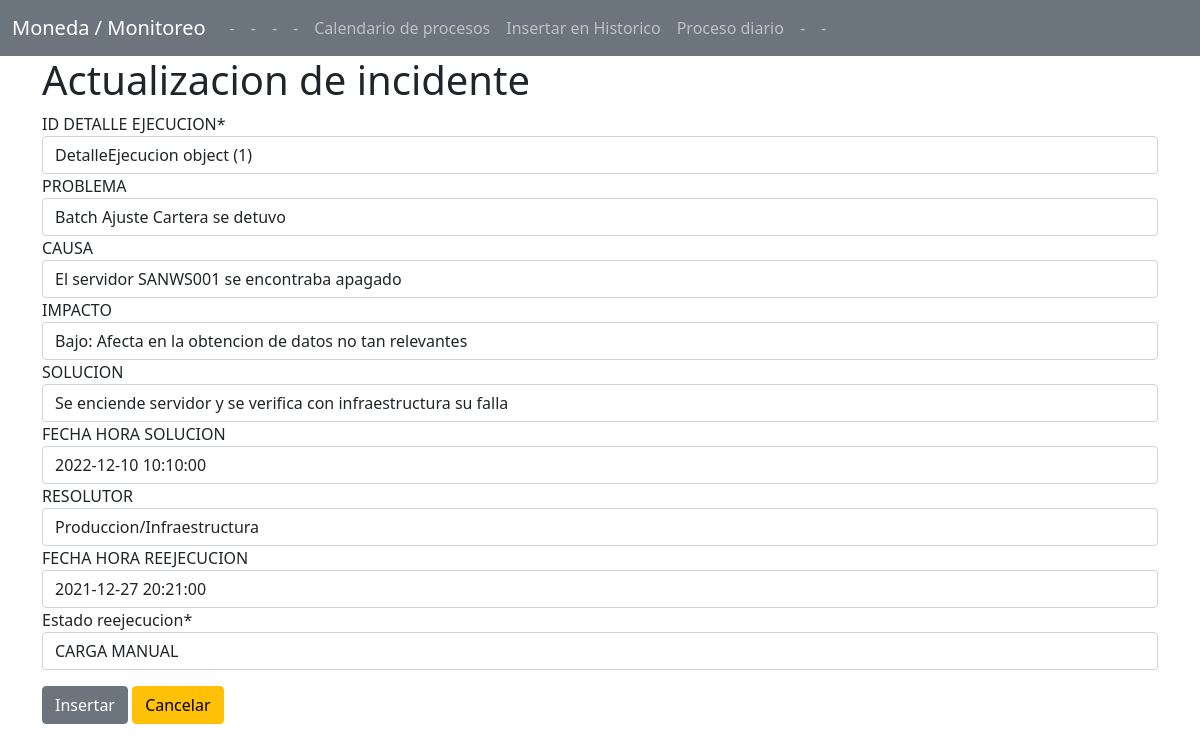
/editarIncidente/1, run on the app's committed database.
### TBMD/models.py (models this page shows)
class DetalleEjecucion(models.Model):
    ID_DETALLE_EJECUCION = models.AutoField(auto_created=True, primary_key=True, serialize=False, verbose_name='ID_DETALLE_EJECUCION')
    ID_PROCESO = models.ForeignKey(Proceso, on_delete=models.PROTECT)
    FECHA = models.DateField()
    ESTADO_EJECUCION = models.CharField(max_length=50)
    class Meta:
        ordering = ('-FECHA',)

class Incidente(models.Model):
    ID_INCIDENTE = models.AutoField(auto_created=True,primary_key=True,serialize=False,verbose_name='ID_INCIDENTE')
    ID_DETALLE_EJECUCION = models.ForeignKey(DetalleEjecucion, on_delete=models.PROTECT)
    PROBLEMA = models.CharField(max_length=500, null=True, blank=True)
    CAUSA = models.CharField(max_length=500, null=True, blank=True)
    IMPACTO = models.CharField(max_length=500, null=True, blank=True)
    SOLUCION = models.CharField(max_length=500, null=True, blank=True)
    FECHA_HORA_SOLUCION = models.DateTimeField(null=True, blank=True)
    RESOLUTOR = models.CharField(max_length=500, null=True, blank=True)
    FECHA_HORA_REEJECUCION = models.DateTimeField(null=True, blank=True)
    ESTADO_REEJECUCION = models.CharField(max_length=50, null=True, blank=True)

### TBMD/views.py (the view)
# urls.py: path('editarIncidente/<int:id_incidente>', FormularioIncidentesView.editar_incidentes, name='editarIncidente'),
    def editar_incidentes(request, id_incidente):
        incidente = Incidente.objects.filter(ID_INCIDENTE=id_incidente).first()
        form = forms.FormularioIncidentesEdit(instance=incidente)
        return render(request, 'IncidenteEdit.html', {'form': form, 'incidente': incidente})

### TBMD/forms.py
class FormularioIncidentesEdit(forms.ModelForm):
    CHOICES = (
        ('OK', 'OK'), ('CARGA MANUAL', 'CARGA MANUAL'))
    ESTADO_REEJECUCION = forms.ChoiceField(choices=CHOICES)
    class Meta:
        model = models.Incidente
        fields = (
            'ID_DETALLE_EJECUCION', 'PROBLEMA', 'CAUSA', 'IMPACTO', 'SOLUCION', 'FECHA_HORA_SOLUCION', 'RESOLUTOR',
            'FECHA_HORA_REEJECUCION', 'ESTADO_REEJECUCION')
        widgets = {'FECHA_HORA_SOLUCION': forms.DateTimeInput(attrs={'type': 'datetime'}),
                   'FECHA_HORA_REEJECUCION': forms.DateTimeInput(attrs={'type': 'datetime'}, )}

### Templates/IncidenteEdit.html (shortened to what this page needs)
{% extends 'index.html' %}
{% load crispy_forms_tags %}
{% block content %}
    <h1>Actualizacion de incidente</h1>
    <form action="{% url 'actualizarIncidente' incidente.ID_INCIDENTE %}" method="post">
            {{ form|crispy }}
        <button type="submit" class="btn btn-secondary">Insertar</button>
        <a class="btn btn-warning" href="{% url 'listarIncidentes' %}">Cancelar</a>
    </form>
{% endblock %}

### data on the page
DetalleEjecucion: ID_DETALLE_EJECUCION "DetalleEjecucion object (1)"
Incidente: PROBLEMA "Batch Ajuste Cartera se detuvo", CAUSA "El servidor SANWS001 se encontraba apagado", IMPACTO "Bajo: Afecta en la obtencion de datos no tan relevantes", SOLUCION "Se enciende servidor y se verifica con infraestructura su falla", FECHA_HORA_SOLUCION "2022-12-10 10:10:00", RESOLUTOR "Produccion/Infraestructura", FECHA_HORA_REEJECUCION "2021-12-27 20:21:00", ESTADO_REEJECUCION "CARGA MANUAL"
